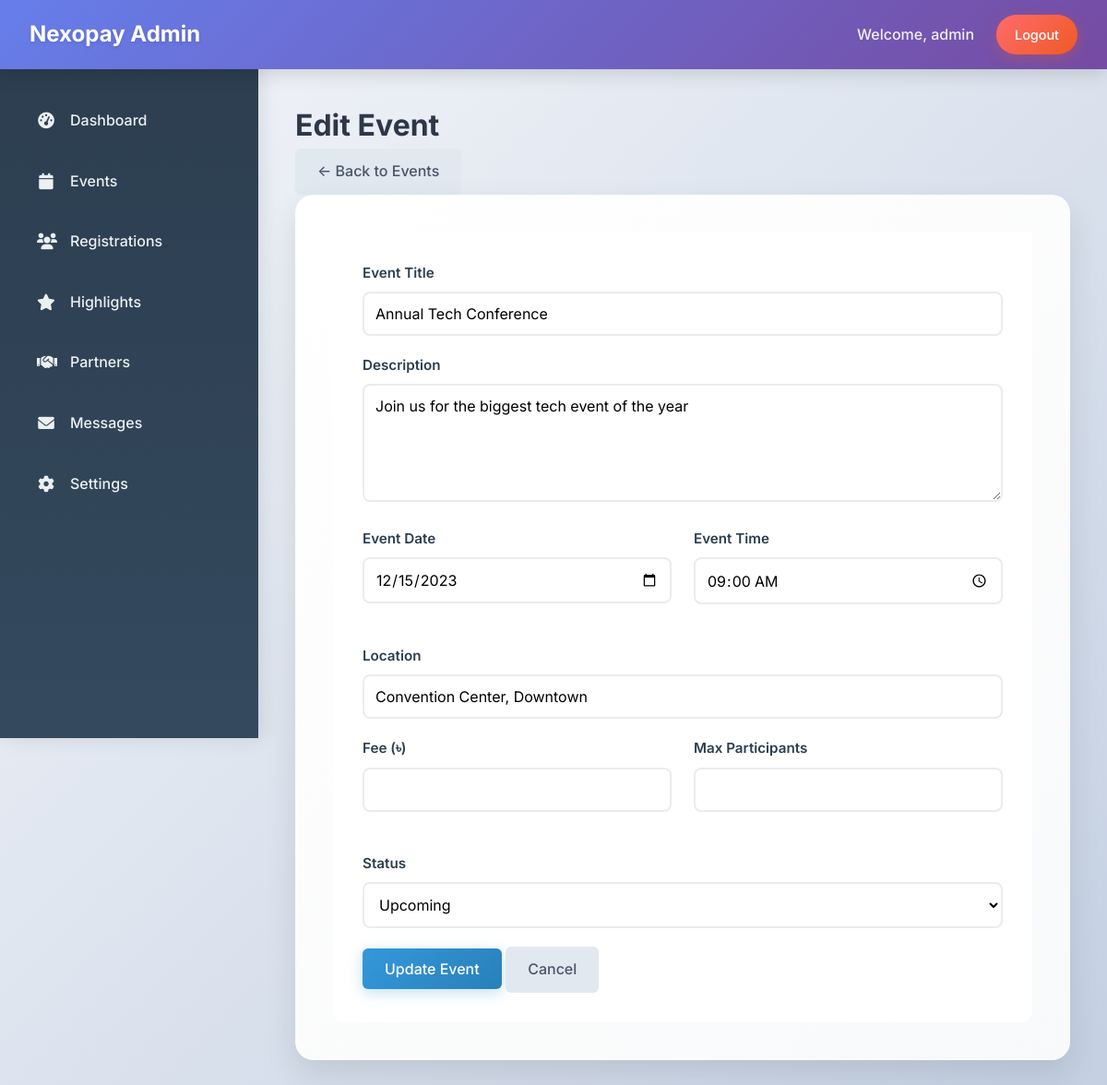
The page /nexopay.com.bd/admin/event_edit.php?id=1 (signed in) on the database its author committed.
### tables this page shows
CREATE TABLE IF NOT EXISTS events (
    id INT AUTO_INCREMENT PRIMARY KEY,
    title VARCHAR(255) NOT NULL,
    description TEXT,
    image_path VARCHAR(255) NOT NULL,
    event_date DATE,
    event_time TIME,
    location VARCHAR(255),
    is_upcoming BOOLEAN DEFAULT TRUE,
    created_at TIMESTAMP DEFAULT CURRENT_TIMESTAMP,
    updated_at TIMESTAMP DEFAULT CURRENT_TIMESTAMP ON UPDATE CURRENT_TIMESTAMP
);

### nexopay.com.bd/admin/event_edit.php (the view, shortened to what this page needs)
<?php
$database = new Database();
$db = $database->getConnection();
$event_id = $_GET['id'] ?? null;
$query = "SELECT * FROM events WHERE id = :id";
$stmt = $db->prepare($query);
$stmt->bindParam(':id', $event_id);
$stmt->execute();
$event = $stmt->fetch(PDO::FETCH_ASSOC);
?>
<!DOCTYPE html>
<html lang="en">
<head>
    <link rel="stylesheet" href="../assets/css/admin.css">
    <link href="https://cdnjs.cloudflare.com/ajax/libs/font-awesome/6.0.0/css/all.min.css" rel="stylesheet">
</head>
<body>
    <?php include 'includes/header.php'; ?>
    <?php include 'includes/sidebar.php'; ?>
    <div class="main-content">
        <div class="content-header">
            <h1>Edit Event</h1>
            <a href="events.php" class="btn btn-secondary">← Back to Events</a>
        </div>
        <div class="form-container">
            <form method="POST" class="admin-form">
                <div class="form-group">
                    <label for="title">Event Title</label>
                    <input type="text" id="title" name="title" value="<?php echo htmlspecialchars($event['title']); ?>" required>
                </div>
                <div class="form-group">
                    <label for="description">Description</label>
                    <textarea id="description" name="description" rows="5" required><?php echo htmlspecialchars($event['description']); ?></textarea>
                </div>
                <div class="form-row">
                    <div class="form-group">
                        <label for="event_date">Event Date</label>
                        <input type="date" id="event_date" name="event_date" value="<?php echo $event['event_date']; ?>" required>
                    </div>
                    <div class="form-group">
                        <label for="event_time">Event Time</label>
                        <input type="time" id="event_time" name="event_time" value="<?php echo $event['event_time']; ?>" required>
                    </div>
                </div>
                <div class="form-group">
                    <label for="location">Location</label>
                    <input type="text" id="location" name="location" value="<?php echo htmlspecialchars($event['location']); ?>" required>
                </div>
                <div class="form-row">
                    <div class="form-group">
                        <label for="fee">Fee (৳)</label>
                        <input type="number" id="fee" name="fee" step="0.01" value="<?php echo $event['fee']; ?>" required>
                    </div>
                    <div class="form-group">
                        <label for="max_participants">Max Participants</label>
                        <input type="number" id="max_participants" name="max_participants" value="<?php echo $event['max_participants']; ?>" required>
                    </div>
                </div>
                <div class="form-group">
                    <label for="status">Status</label>
                    <select id="status" name="status" required>
                        <option value="upcoming" <?php echo $event['status'] == 'upcoming' ? 'selected' : ''; ?>>Upcoming</option>
                    </select>
                </div>
                <div class="form-actions">
                    <button type="submit" class="btn btn-primary">Update Event</button>
                    <a href="events.php" class="btn btn-secondary">Cancel</a>
                </div>
            </form>
        </div>
    </div>
</body>
</html>

### nexopay.com.bd/assets/css/admin.css (style rules this page uses)
* { margin: 0; padding: 0; box-sizing: border-box; }
body { font-family: 'Inter', -apple-system, BlinkMacSystemFont, 'Segoe UI', Roboto, sans-serif; background: linear-gradient(135deg, #f5f7fa 0%, #c3cfe2 100%); color: #2d3748; line-height: 1.6; }
.main-content { margin-left: 280px; margin-top: 70px; padding: 2.5rem; min-height: calc(100vh - 70px); background: transparent; }
.form-container { background: linear-gradient(135deg, #ffffff 0%, #f8f9fa 100%); padding: 2.5rem; border-radius: 20px; box-shadow: 0 15px 35px rgba(0,0,0,0.1); margin-bottom: 2rem; border: 1px solid rgba(255,255,255,0.2); backdrop-filter: blur(10px); }
.form-group { margin-bottom: 1.5rem; }
.form-group label { display: block; margin-bottom: 0.5rem; font-weight: 600; color: #2c3e50; font-size: 0.95rem; }
.form-group input, .form-group textarea, .form-group select { width: 100%; padding: 12px 16px; border: 2px solid #e2e8f0; border-radius: 12px; font-size: 1rem; transition: all 0.3s ease; background: #ffffff; font-family: inherit; }
.form-group textarea { min-height: 120px; resize: vertical; }
.btn { display: inline-flex; align-items: center; justify-content: center; gap: 0.5rem; padding: 12px 24px; border: none; border-radius: 12px; cursor: pointer; text-decoration: none; font-size: 1rem; font-weight: 500; transition: all 0.3s ease; text-align: center; font-family: inherit; }
.btn-primary { background: linear-gradient(135deg, #3498db 0%, #2980b9 100%); color: white; box-shadow: 0 4px 15px rgba(52, 152, 219, 0.3); }
.btn { display: inline-flex; align-items: center; gap: 0.5rem; padding: 0.75rem 1.5rem; border: none; border-radius: 6px; text-decoration: none; font-weight: 500; cursor: pointer; transition: all 0.2s ease; }
.btn-primary { background-color: #007bff; color: white; }
.form-group { margin-bottom: 20px; }
.form-group label { display: block; margin-bottom: 8px; font-weight: 500; color: #2d3748; }
.form-group textarea { width: 100%; padding: 12px; border: 2px solid #e2e8f0; border-radius: 8px; font-family: inherit; font-size: 14px; resize: vertical; transition: border-color 0.3s ease; }
.btn-secondary { background: #e2e8f0; color: #4a5568; border: none; padding: 10px 20px; border-radius: 6px; font-weight: 500; cursor: pointer; transition: all 0.3s ease; }
.admin-form { padding: 2rem; background: white; border-radius: 0 0 12px 12px; }
.form-row { display: grid; grid-template-columns: 1fr 1fr; gap: 1.5rem; margin-bottom: 1.5rem; }
.form-group label { display: flex; align-items: center; gap: 0.5rem; font-weight: 600; color: #2c3e50; margin-bottom: 0.5rem; }
.form-group input, .form-group textarea, .form-group select { width: 100%; padding: 0.75rem; border: 2px solid #e9ecef; border-radius: 8px; font-size: 1rem; transition: all 0.3s ease; }

### rows shown on the page
events: title "Annual Tech Conference", description "Join us for the biggest tech event of the year", event_date "12/15/2023", event_time "09:00:00", location "Convention Center, Downtown"

### other values the page prints
$_SESSION['admin_username'] "admin"
